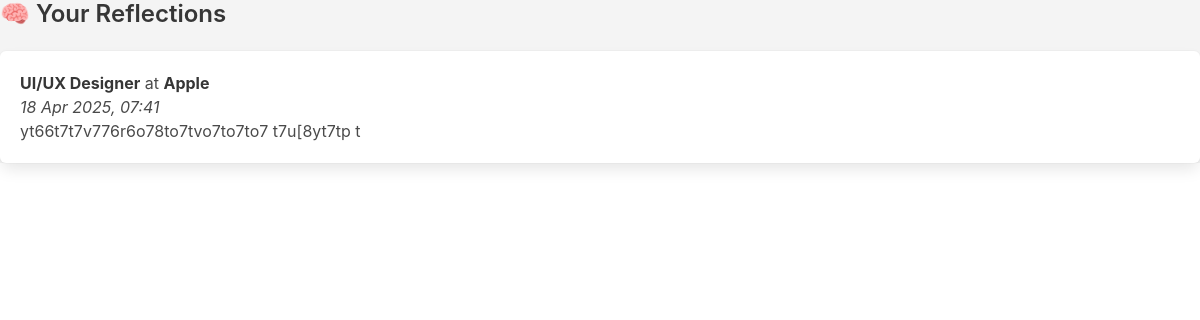
The app's page /reflections/ (signed in) with its own data.
### jobs/models.py (models this page shows, shortened)
class Reflection(models.Model):
    job_title = models.CharField(max_length=255)
    company_name = models.CharField(max_length=255)
    reflection_text = models.TextField()
    date = models.DateTimeField(auto_now_add=True)
    user = models.ForeignKey(User, on_delete=models.CASCADE)

### jobs/views.py (the view)
# urls.py: path('reflections/', views.reflection_list, name='reflection_list'),
def reflection_list(request):
    reflections = Reflection.objects.filter(user=request.user).order_by('-date')
    return render(request, 'reflection_list.html', {'reflections': reflections})

### jobs/templates/reflection_list.html
{% extends 'base.html' %}
{% block content %}
  <h2 class="title is-4">🧠 Your Reflections</h2>
  {% if reflections %}
    {% for reflection in reflections %}
      <div class="box">
        <p><strong>{{ reflection.job_title }}</strong> at <strong>{{ reflection.company_name }}</strong></p>
        <p><em>{{ reflection.date|date:"d M Y, H:i" }}</em></p>
        <p>{{ reflection.reflection_text }}</p>
      </div>
    {% endfor %}
  {% else %}
    <p>You haven't written any reflections yet.</p>
  {% endif %}
{% endblock %}

### jobs/templates/base.html (style rules this page uses)
body { padding: 0rem; background-color: #f4f4f4; }

### records on screen
Reflection: job_title "UI/UX Designer", company_name "Apple", date "18 Apr 2025, 07:41", reflection_text "yt66t7t7v776r6o78to7tvo7to7to7 t7u[8yt7tp t"
